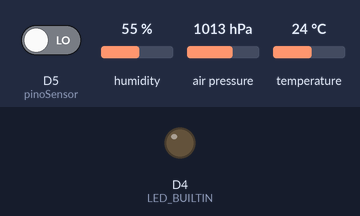
A sketch run on a simulated ESP8266 (NodeMCU). On the bench: output pins drawn as LEDs (lit = HIGH, except the on-board LED, lit = LOW). The test bench sets the inputs (shaded band); at power-on: D5 (pinoSensor) LOW, humidity 55 %, air pressure 1013 hPa, temperature 24 °C. WiFi joins after 1.5 s; servers stay silent unless stated; network time is answered at once with the bench clock; the local clock reads 2024-03-15 10:24:30 at power-on unless the sketch sets it.

Above: at 10.0 s.
At 20.2 s:
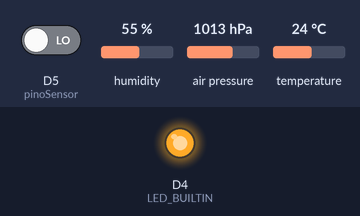
Timing chart, 0 to 26.0 s (numbered marks = the images above):
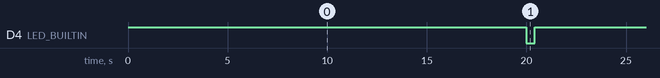

The sketch:

estacfinal.ino
```cpp
#include <Time.h>
#include <ThingerESP8266.h>
#include <NTPClient.h>
#include <WiFiUdp.h>
#include <Adafruit_Sensor.h>
#include <Adafruit_BME280.h>

#include <ESP8266WiFi.h>
#include <ESP8266WiFiMulti.h>


ESP8266WiFiMulti multiWiFi;

#define USERNAME "wfasolo"
#define DEVICE_ID "Estacao"
#define DEVICE_CREDENTIAL "@#lucas"


WiFiUDP udp; //Cria um objeto "UDP"
NTPClient ntp(udp, "a.st1.ntp.br", -3 * 3600, 60000);
Adafruit_BME280 bme;

unsigned long cont = 0, cont1 = 0, c_con = 0, cont_BD = 0;

float     pres = 1015.0f, temp = 25.0f, umid = 50.0f,
          pres1 = 1015.0f, temp1 = 25.0f, umid1 = 50.0f,
          pres2 = 1015.0f, temp2 = 25.0f, umid2 = 50.0f,
          pres3 = 1015.0f, temp3 = 25.0f, umid3 = 50.0f,
          presBD = 0.0f, tempBD = 0.0f, umidBD = 0.0f;

int chuv = 0, id = 1, inicio = 0,
    hora = 61, minuto = 61, segundo = 61;

const int pinoSensor = D5;

ThingerESP8266 thing(USERNAME, DEVICE_ID, DEVICE_CREDENTIAL);

void setup()
{
  pinMode(LED_BUILTIN, OUTPUT);
  digitalWrite(LED_BUILTIN, HIGH);
  WiFi.mode(WIFI_STA);
  multiWiFi.addAP("FASOLO", "@@lucas@@");
  //multiWiFi.addAP("BGF", "@giagra@");
  multiWiFi.addAP("LAB", "@@lucas@@");
  multiWiFi.addAP("a1", "@1234567@");
  pinMode(pinoSensor, INPUT);
  ntp.begin();
  bme.begin(0x76);

  // resource output example (i.e. reading a sensor value)
  thing["parametros"] >> [](pson & out) {
    out["Chuv"] = chuv;
    out["Pres"] = pres;
    out["Temp"] = temp;
    out["Umid"] = umid;
  };
  //thing["Alt"] >> outputValue(bme.readAltitude(PressaoaNivelDoMar_HPA));
  pres = bme.readPressure() / 99.0f;
  temp = bme.readTemperature();
  umid = bme.readHumidity();
  pres3 = pres2 = pres1 = pres;
  temp3 = temp2 = temp1 = temp;
  umid3 = umid2 = umid1 = umid;
}

void loop()
{
  //verifica a conexao WiFi
  if (multiWiFi.run() != WL_CONNECTED)
  {
    conectar();
  }
  else
  {
    thing.handle();
    digitalWrite(LED_BUILTIN, HIGH);
    c_con = 0;

    if ((millis() / 1000) - cont >= 20)
    {
      digitalWrite(LED_BUILTIN, LOW);
      ler_clima();
      ler_chuva();
      chuva_real();
      at_hora();
      banco_20();

      cont = (millis() / 1000);
    }
  }
}

//**** verificar conexão ****//
void conectar()
{
  digitalWrite(LED_BUILTIN, LOW);
  delay(100);
  yield();
  digitalWrite(LED_BUILTIN, HIGH);
  delay(100);
  //WiFi.reconnect();
  yield();

  c_con++;

  if (c_con >= 5000) {
    ESP.restart();
  }
}

//**** ler chuva ****//
void ler_chuva()
{
  int sens_chuv = 0, i = 0, cc = 0;

  for (i = 0; i <= 15; i++) {
    if (digitalRead(pinoSensor) == HIGH) {
      cc = 0;
    }
    else {
      cc = 1;
    }

    sens_chuv = sens_chuv + cc;
    delay(15);
    yield();
  }

  sens_chuv = sens_chuv / i;

  if ( sens_chuv < 1)
  {
    chuv = 0;
    id = 0;
  }
  else
  {
    chuv = 1;
  }
}

//**** chuva tempo real ****//
void chuva_real()
{
  if (id == 0 && chuv == 1) {
    thing.stream(thing["parametros"]);
    delay(100);
    yield();

    ler_chuva();

    if (chuv == 1) {
      pres = presBD / cont1,
      temp = tempBD / cont1,
      umid = umidBD / cont1;

      thing.write_bucket("dados_estacao1", "parametros");
    }
    id = 1;
  }
}

//**** gravacao no banco de dados a cada 20 minutos ****//
void banco_20()
{
  if (minuto == 0 || minuto == 20 || minuto == 40)
  {
    if ( cont_BD == 0)
    {
      cont_BD = 1;
      pres = presBD / cont1,
      temp = tempBD / cont1,
      umid = umidBD / cont1;
      ler_chuva();

      thing.write_bucket("dados_estacao1", "parametros");

      presBD = 0;
      tempBD = 0;
      umidBD = 0;
      cont1 = 0;
    }
  }
  else
    cont_BD = 0;
}

//**** Atualizacao da hora ****//
void  at_hora()
{
  ntp.forceUpdate();
  hora = ntp.getHours();
  minuto = ntp.getMinutes();
  segundo = ntp.getSeconds();
}

//**** ler parametros do clima ****//
void ler_clima()
{
  int ii = 0;
  pres3 = pres2; pres2 = pres1; pres1 = pres;
  temp3 = temp2; temp2 = temp1; temp1 = temp;
  umid3 = umid2; umid2 = umid1; umid1 = umid;

  for (ii = 0; ii <= 15; ii++)
  {
    pres += bme.readPressure() / 99.0f;
    temp += bme.readTemperature();
    umid += bme.readHumidity();
    delay(5);
  }
  yield();
  pres = (pres / (ii + 1));
  temp = (temp / (ii + 1));
  umid = (umid / (ii + 1));

  pres = (pres + pres1 + pres2 + pres3) / 4.0;
  temp = (temp + temp1 + temp2 + temp3) / 4.0;
  umid = (umid + umid1 + umid2 + umid3) / 4.0;

  presBD += pres;
  tempBD += temp;
  umidBD += umid;
  cont1++;
}
```

Measured:
- by itself, D4 (LED_BUILTIN): alternates HIGH for 19.6 s and LOW for 0.40 s
